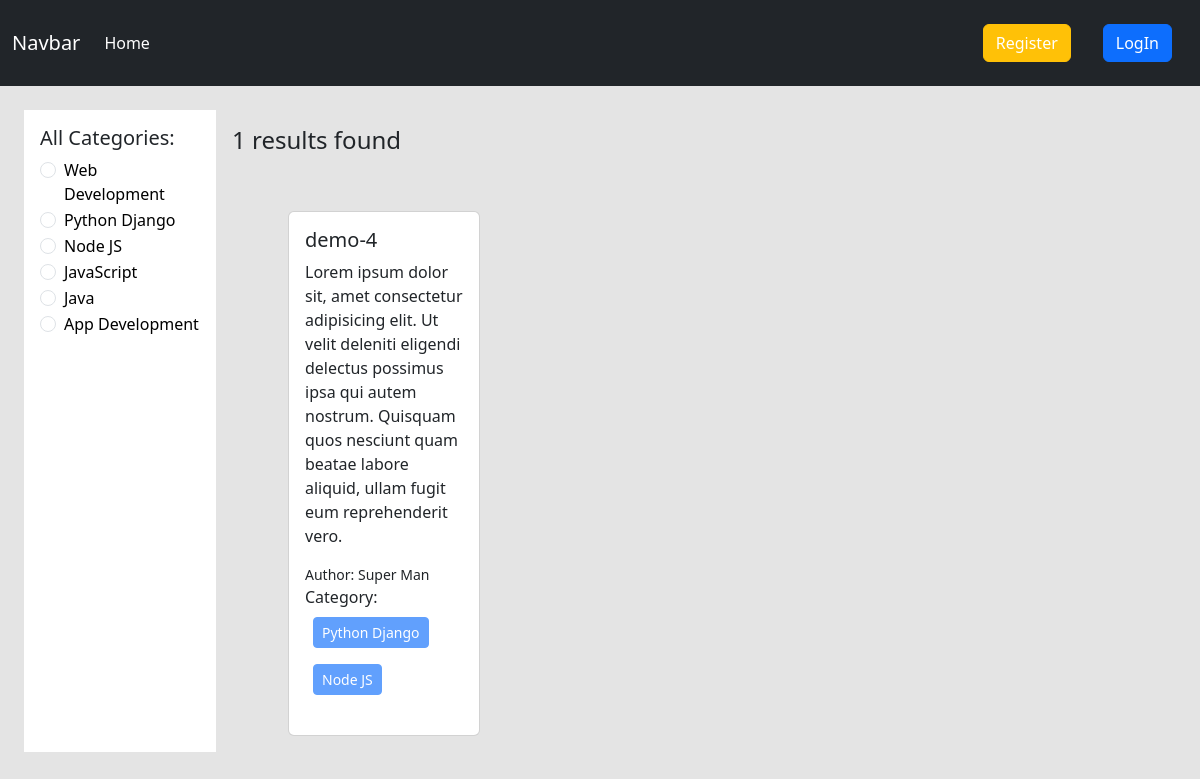
The app's page /category/python-django/ with its own data.
### categories/models.py (models this page shows, shortened)
class Category(models.Model):
    name = models.CharField(max_length=100)
    slug = models.SlugField(max_length=100, unique=True, null=True, blank=True)

### post/models.py (models this page shows, shortened)
class Post(models.Model):
    title = models.CharField(max_length=50)
    content = models.TextField()
    category = models.ManyToManyField(Category)
    author = models.ForeignKey(User, on_delete=models.CASCADE)

### my_blog/views.py (the view)
# urls.py: path('', views.home, name='home'),
def home(request, category_slug = None):
    data = Post.objects.all()
    if category_slug is not None:
        category = Category.objects.get(slug = category_slug)
        data = Post.objects.filter(category=category)
    categories = Category.objects.all()
    return render(request, 'home.html', {'data': data, 'category': categories})

### templates/home.html (shortened to what this page needs)
{% extends "base.html" %}
{% block content %}
  <div class="d-flex flex-wrap p-4">
    <div class="col-2 bg-white p-3">
      <h5>All Categories:</h5>
      {% for cat in category %}
      <div class="form-check">
          <input class="form-check-input" type="radio" name="category" id="{{cat.id}}">
          <label class="form-check-label" for="{{cat.id}}">
            <a href="{% url "category_wise_post" cat.slug %}" class="text-decoration-none text-black">{{cat.name}}</a>
          </label>
        </div>
      {% endfor %}
    </div>
    <div class="col-10 p-3">
      <h4>{{data | length }} results found</h4>
      <div class="d-flex flex-wrap px-lg-5 pt-5">
        {% for post in data %}
        <div class="col-sm-3">
          <div class="card mx-2">
            <div class="card-body">
              <h5 class="card-title">{{post.title}}</h5>
              <p class="card-text">{{post.content}}</p>
              <small class="d-block">Author: {{post.author.first_name}} {{post.author.last_name}}</small>
              <p>Category:
                  {% for category in post.category.all %}
                  <button class="btn btn-primary btn-sm m-2" disabled>{{category.name}}</button>
                  {% endfor %}
              </p>
            </div>
          </div>
        </div>
        {% endfor %}
      </div>
    </div>
  </div>
{% endblock content %}

### records on screen
Category: name "Web Development"
Category: name "Python Django"
Category: name "Node JS"
Category: name "JavaScript"
Category: name "Java"
Category: name "App Development"
Post: title "demo-4", content "Lorem ipsum dolor sit, amet consectetur adipisicing elit. Ut velit deleniti eligendi delectus possimus ipsa qui autem nostrum. Quisquam quos nesciunt quam beatae labore aliquid, ullam fugit eum reprehenderit vero.", author.first_name "Super", author.last_name "Man"

### other values on screen
{{ data | length }} "1"
